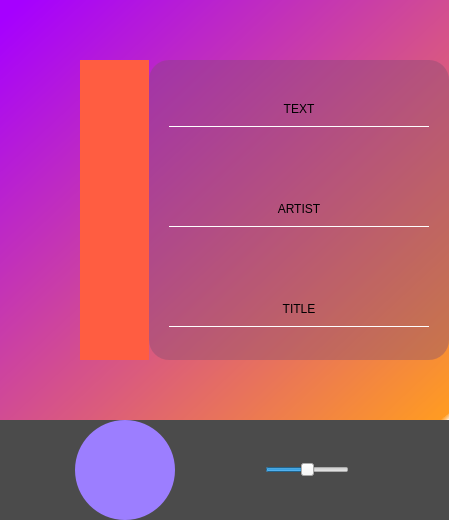
            <widget class="QWidget" name="music_page">
             <property name="styleSheet">
              <string notr="true">#music_page{
background-color: qlineargradient(spread:pad, x1:0, y1:0, x2:1, y2:1, stop:0 rgba(0, 0, 255, 255), stop:0.0274725 rgba(166, 0, 255, 255), stop:0.989011 rgba(255, 155, 34, 255), stop:1 rgba(255, 255, 255, 255));
}
</string>
             </property>
             <layout class="QVBoxLayout" name="verticalLayout_5">
              <property name="spacing">
               <number>0</number>
              </property>
              <property name="leftMargin">
               <number>0</number>
              </property>
              <property name="topMargin">
               <number>0</number>
              </property>
              <property name="rightMargin">
               <number>0</number>
              </property>
              <property name="bottomMargin">
               <number>0</number>
              </property>
              <item>
               <widget class="QFrame" name="frame">
                <property name="minimumSize">
                 <size>
                  <width>0</width>
                  <height>420</height>
                 </size>
                </property>
                <property name="styleSheet">
                 <string notr="true">background-color: qlineargradient(spread:pad, x1:0, y1:0, x2:1, y2:1, stop:0.0274725 rgba(166, 0, 255, 255), stop:0.989011 rgba(255, 155, 34, 255), stop:1 rgba(255, 255, 255, 255));</string>
                </property>
                <property name="frameShape">
                 <enum>QFrame::Shape::NoFrame</enum>
                </property>
                <property name="frameShadow">
                 <enum>QFrame::Shadow::Raised</enum>
                </property>
                <layout class="QHBoxLayout" name="horizontalLayout_6">
                 <property name="spacing">
                  <number>0</number>
                 </property>
                 <property name="leftMargin">
                  <number>0</number>
                 </property>
                 <property name="topMargin">
                  <number>0</number>
                 </property>
                 <property name="rightMargin">
                  <number>0</number>
                 </property>
                 <property name="bottomMargin">
                  <number>0</number>
                 </property>
                 <item>
                  <widget class="QFrame" name="frame_3">
                   <property name="styleSheet">
                    <string notr="true">background-color: transparent;</string>
                   </property>
                   <property name="frameShape">
                    <enum>QFrame::Shape::NoFrame</enum>
                   </property>
                   <property name="frameShadow">
                    <enum>QFrame::Shadow::Raised</enum>
                   </property>
                   <layout class="QVBoxLayout" name="verticalLayout_7">
                    <property name="spacing">
                     <number>0</number>
                    </property>
                    <property name="leftMargin">
                     <number>80</number>
                    </property>
                    <property name="topMargin">
                     <number>0</number>
                    </property>
                    <property name="rightMargin">
                     <number>0</number>
                    </property>
                    <property name="bottomMargin">
                     <number>0</number>
                    </property>
                    <item>
                     <widget class="QFrame" name="frame_5">
                      <property name="maximumSize">
                       <size>
                        <width>300</width>
                        <height>300</height>
                       </size>
                      </property>
                      <property name="styleSheet">
                       <string notr="true">border:2px solid  rgb(255, 93, 65);
border-radius:35px;
background-color: rgb(255, 93, 65);
</string>
                      </property>
                      <property name="frameShape">
                       <enum>QFrame::Shape::StyledPanel</enum>
                      </property>
                      <property name="frameShadow">
                       <enum>QFrame::Shadow::Raised</enum>
                      </property>
                      <layout class="QGridLayout" name="gridLayout_2">
                       <property name="leftMargin">
                        <number>0</number>
                       </property>
                       <property name="topMargin">
                        <number>0</number>
                       </property>
                       <property name="rightMargin">
                        <number>0</number>
                       </property>
                       <property name="bottomMargin">
                        <number>0</number>
                       </property>
                       <item row="0" column="0">
                        <widget class="QWidget" name="image_widget" native="true">
                         <property name="maximumSize">
                          <size>
                           <width>290</width>
                           <height>290</height>
                          </size>
                         </property>
                         <property name="layoutDirection">
                          <enum>Qt::LayoutDirection::LeftToRight</enum>
                         </property>
                         <property name="autoFillBackground">
                          <bool>false</bool>
                         </property>
                         <property name="styleSheet">
                          <string notr="true">#image_widget{
border-radius:35px;
border-image: url(:/newPrefix/font_awesome/solid/image.png);

}</string>
                         </property>
                         <property name="locale">
                          <locale language="English" country="UnitedStates"/>
                         </property>
                        </widget>
                       </item>
                      </layout>
                     </widget>
                    </item>
                   </layout>
                  </widget>
                 </item>
                 <item>
                  <widget class="QFrame" name="frame_4">
                   <property name="styleSheet">
                    <string notr="true">background-color: transparent;</string>
                   </property>
                   <property name="frameShape">
                    <enum>QFrame::Shape::NoFrame</enum>
                   </property>
                   <property name="frameShadow">
                    <enum>QFrame::Shadow::Raised</enum>
                   </property>
                   <layout class="QHBoxLayout" name="horizontalLayout_8">
                    <property name="spacing">
                     <number>0</number>
                    </property>
                    <property name="leftMargin">
                     <number>0</number>
                    </property>
                    <property name="topMargin">
                     <number>0</number>
                    </property>
                    <property name="rightMargin">
                     <number>0</number>
                    </property>
                    <property name="bottomMargin">
                     <number>0</number>
                    </property>
                    <item alignment="Qt::AlignmentFlag::Qt::AlignmentFlag::AlignVCenter">
                     <widget class="QFrame" name="about_music">
                      <property name="minimumSize">
                       <size>
                        <width>300</width>
                        <height>300</height>
                       </size>
                      </property>
                      <property name="maximumSize">
                       <size>
                        <width>300</width>
                        <height>300</height>
                       </size>
                      </property>
                      <property name="styleSheet">
                       <string notr="true">QFrame{
border-radius:20px;
background-color: rgba(127, 77, 113, 100);


}
QLabel{
padding:10px;
margin:20px;
border-bottom:1px outset #fff;
background-color: transparent;
}</string>
                      </property>
                      <property name="frameShape">
                       <enum>QFrame::Shape::NoFrame</enum>
                      </property>
                      <property name="frameShadow">
                       <enum>QFrame::Shadow::Raised</enum>
                      </property>
                      <layout class="QVBoxLayout" name="verticalLayout_8">
                       <property name="spacing">
                        <number>0</number>
                       </property>
                       <property name="leftMargin">
                        <number>0</number>
                       </property>
                       <property name="topMargin">
                        <number>0</number>
                       </property>
                       <property name="rightMargin">
                        <number>0</number>
                       </property>
                       <property name="bottomMargin">
                        <number>0</number>
                       </property>
                       <item alignment="Qt::AlignmentFlag::Qt::AlignmentFlag::AlignVCenter">
                        <widget class="QLabel" name="text">
                         <property name="styleSheet">
                          <string notr="true"/>
                         </property>
                         <property name="text">
                          <string>TEXT</string>
                         </property>
                         <property name="alignment">
                          <set>Qt::AlignmentFlag::AlignCenter</set>
                         </property>
                        </widget>
                       </item>
                       <item alignment="Qt::AlignmentFlag::Qt::AlignmentFlag::AlignVCenter">
                        <widget class="QLabel" name="artist">
                         <property name="text">
                          <string>ARTIST</string>
                         </property>
                         <property name="alignment">
                          <set>Qt::AlignmentFlag::AlignCenter</set>
                         </property>
                        </widget>
                       </item>
                       <item alignment="Qt::AlignmentFlag::Qt::AlignmentFlag::AlignVCenter">
                        <widget class="QLabel" name="title">
                         <property name="text">
                          <string>TITLE</string>
                         </property>
                         <property name="alignment">
                          <set>Qt::AlignmentFlag::AlignCenter</set>
                         </property>
                        </widget>
                       </item>
                      </layout>
                      <zorder>title</zorder>
                      <zorder>artist</zorder>
                      <zorder>text</zorder>
                     </widget>
                    </item>
                   </layout>
                  </widget>
                 </item>
                </layout>
               </widget>
              </item>
              <item>
               <widget class="QFrame" name="frame_2">
                <property name="minimumSize">
                 <size>
                  <width>0</width>
                  <height>0</height>
                 </size>
                </property>
                <property name="styleSheet">
                 <string notr="true">#frame_2{
background-color: rgb(75, 75, 75);

}</string>
                </property>
                <property name="frameShape">
                 <enum>QFrame::Shape::NoFrame</enum>
                </property>
                <property name="frameShadow">
                 <enum>QFrame::Shadow::Raised</enum>
                </property>
                <layout class="QHBoxLayout" name="horizontalLayout_9">
                 <property name="spacing">
                  <number>60</number>
                 </property>
                 <property name="leftMargin">
                  <number>75</number>
                 </property>
                 <property name="topMargin">
                  <number>0</number>
                 </property>
                 <property name="rightMargin">
                  <number>15</number>
                 </property>
                 <property name="bottomMargin">
                  <number>0</number>
                 </property>
                 <item>
                  <widget class="QPushButton" name="play_stop_btn">
                   <property name="minimumSize">
                    <size>
                     <width>100</width>
                     <height>100</height>
                    </size>
                   </property>
                   <property name="styleSheet">
                    <string notr="true">QPushButton{
image: url(:/newPrefix/material_design/play_circle_outline.png);
border-radius:50px;
background-color: rgb(156, 126, 255);
padding:10px;
}

QPushButton:hover { 
background-color: rgb(255, 82, 52);
border-radius:50px;
padding:0px;
 }

QPushButton:checked { 
image: url(:/newPrefix/material_design/pause_circle_outline.png);
border-radius:50px;
padding:10px;
background-color: rgb(24, 255, 8);
 }


QPushButton:checked:hover { 
background-color: rgb(255, 82, 52);
border-radius:50px;
padding:0px;
 }

</string>
                   </property>
                   <property name="text">
                    <string/>
                   </property>
                   <property name="iconSize">
                    <size>
                     <width>50</width>
                     <height>50</height>
                    </size>
                   </property>
                   <property name="checkable">
                    <bool>true</bool>
                   </property>
                  </widget>
                 </item>
                 <item>
                  <widget class="QWidget" name="widget" native="true">
                   <property name="styleSheet">
                    <string notr="true">QWidget{
max-width:500px;
max-height:100px;
}</string>
                   </property>
                   <layout class="QGridLayout" name="gridLayout">
                    <property name="leftMargin">
                     <number>30</number>
                    </property>
                    <property name="rightMargin">
                     <number>30</number>
                    </property>
                    <property name="horizontalSpacing">
                     <number>15</number>
                    </property>
                    <item row="1" column="1">
                     <widget class="QLabel" name="vol">
                      <property name="minimumSize">
                       <size>
                        <width>40</width>
                        <height>40</height>
                       </size>
                      </property>
                      <property name="styleSheet">
                       <string notr="true">image: url(:/newPrefix/feather/volume-1.png);
</string>
                      </property>
                      <property name="text">
                       <string/>
                      </property>
                     </widget>
                    </item>
                    <item row="1" column="0">
                     <widget class="QSlider" name="vol_slider">
                      <property name="maximum">
                       <number>100</number>
                      </property>
                      <property name="value">
                       <number>50</number>
                      </property>
                      <property name="tracking">
                       <bool>true</bool>
                      </property>
                      <property name="orientation">
                       <enum>Qt::Orientation::Horizontal</enum>
                      </property>
                      <property name="invertedAppearance">
                       <bool>false</bool>
                      </property>
                      <property name="invertedControls">
                       <bool>false</bool>
                      </property>
                     </widget>
                    </item>
                   </layout>
                  </widget>
                 </item>
                </layout>
               </widget>
              </item>
             </layout>
            </widget>
